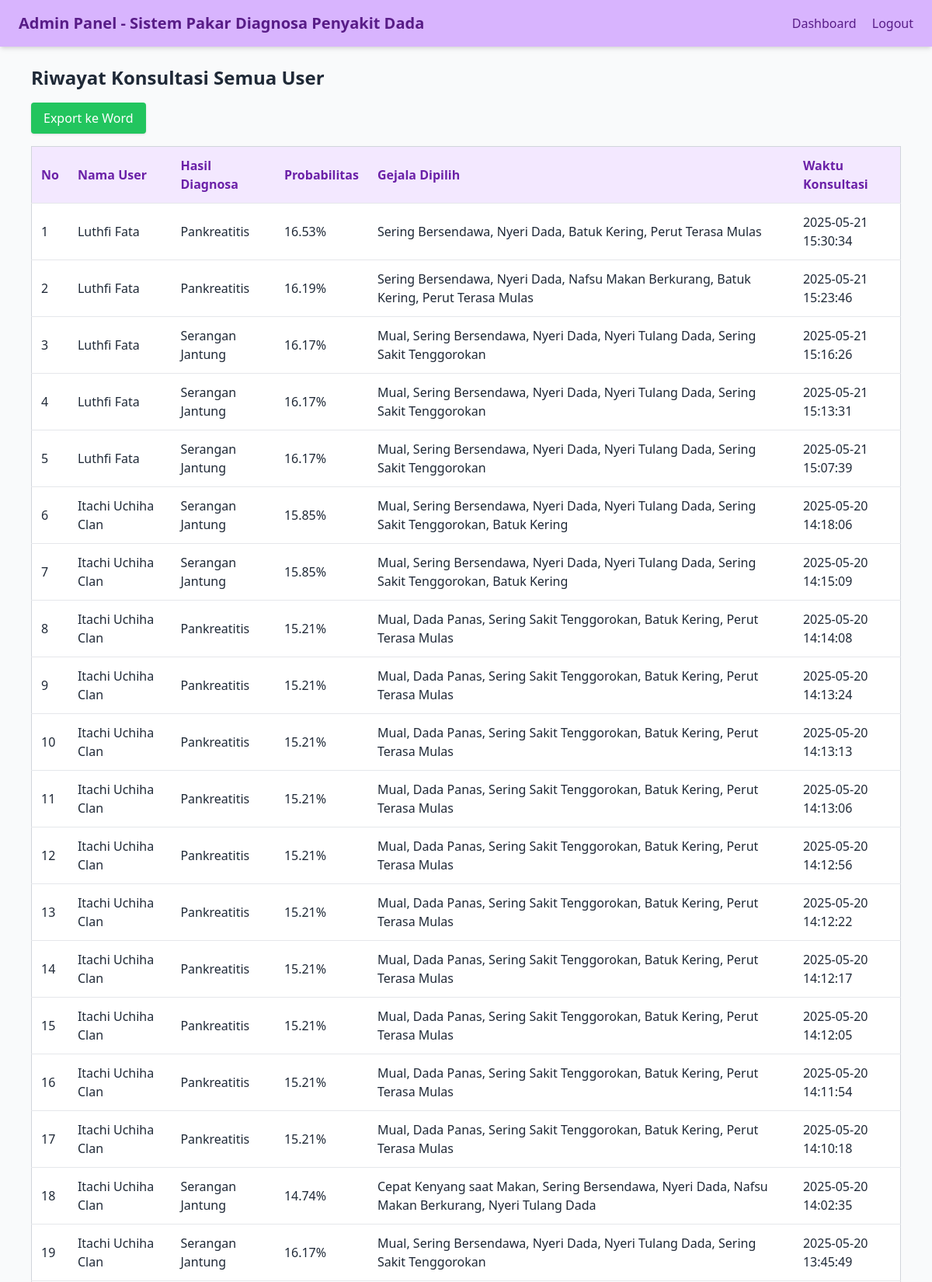
/Admin/riwayat_konsultasi.php (signed in, upper part), run on the app's committed database.
### tables this page shows
CREATE TABLE `riwayat_konsultasi` (
  `id_riwayat` int NOT NULL,
  `id_user` int NOT NULL,
  `gejala_dipilih` text NOT NULL,
  `hasil_diagnosa` varchar(255) NOT NULL,
  `probabilitas` float NOT NULL,
  `kode_penyakit` varchar(10) DEFAULT NULL,
  `waktu_konsultasi` timestamp NULL DEFAULT CURRENT_TIMESTAMP
);

CREATE TABLE `user` (
  `id_user` int NOT NULL,
  `nama` varchar(100) NOT NULL,
  `username` varchar(50) NOT NULL,
  `password` varchar(255) NOT NULL,
  `role` enum('admin','user') NOT NULL
);

### Admin/riwayat_konsultasi.php (the view, shortened to what this page needs)
<?php
    include '../Auth/connect.php';
    $penyakit = [];
    $sqlPenyakit = "SELECT kode_penyakit, nama_penyakit FROM penyakit";
    $resultPenyakit = $conn->query($sqlPenyakit);
    while ($row = $resultPenyakit->fetch_assoc()) {
        $penyakit[$row['kode_penyakit']] = $row['nama_penyakit'];
    }
    $totalPenyakit = count($penyakit);
    $daftarGejala = [];
    $sqlGejala = "SELECT kode_gejala, nama_gejala FROM gejala";
    $resultGejala = $conn->query($sqlGejala);
    while ($row = $resultGejala->fetch_assoc()) {
        $daftarGejala[$row['kode_gejala']] = $row['nama_gejala'];
    }
    $totalGejala = count($daftarGejala);
    $relasiPenyakitGejala = [];
    $sqlRelasi = "SELECT kode_penyakit, kode_gejala FROM penyakit_gejala";
    $resultRelasi = $conn->query($sqlRelasi);
    while ($row = $resultRelasi->fetch_assoc()) {
        if (!isset($relasiPenyakitGejala[$row['kode_penyakit']])) {
            $relasiPenyakitGejala[$row['kode_penyakit']] = [];
        }
        $relasiPenyakitGejala[$row['kode_penyakit']][] = $row['kode_gejala'];
    }
    function hitungProbabilitasPenyakit($gejalaDipilih, $relasiPenyakitGejala, $totalPenyakit, $totalGejala, $penyakit) {
        $hasilPerhitungan = [];
        foreach ($penyakit as $kodePenyakit => $namaPenyakit) {
            $priorProbability = 1 / $totalPenyakit;
            $posteriorProbability = $priorProbability;
            foreach ($gejalaDipilih as $gejala) {
                $nc = in_array($gejala, $relasiPenyakitGejala[$kodePenyakit] ?? []) ? 1 : 0;
                $n = 1;
                $m = $totalGejala;
                $p = $priorProbability;
                $likelihood = (($nc + $m) * $p) / ($n + $m);
                $posteriorProbability *= $likelihood;
            }
            $hasilPerhitungan[$kodePenyakit] = $posteriorProbability;
        }
        return $hasilPerhitungan;
    }
    $sql = "SELECT r.*, u.nama
            FROM riwayat_konsultasi r
            JOIN user u ON r.id_user = u.id_user
            ORDER BY r.waktu_konsultasi DESC";
    $result = $conn->query($sql);
    $riwayat = [];
    if ($result->num_rows > 0) {
        while ($row = $result->fetch_assoc()) {
            $gejalaDipilih = json_decode($row['gejala_dipilih']);
            $hasilPerhitungan = hitungProbabilitasPenyakit($gejalaDipilih, $relasiPenyakitGejala, $totalPenyakit, $totalGejala, $penyakit);
            $totalProb = array_sum($hasilPerhitungan);
            if (isset($row['kode_penyakit']) && isset($hasilPerhitungan[$row['kode_penyakit']])) {
                $probabilitasNormalisasi = ($totalProb > 0) ? ($hasilPerhitungan[$row['kode_penyakit']] / $totalProb) * 100 : 0;
            } else {
                $probabilitasNormalisasi = ($totalProb > 0) ? ($row['probabilitas'] / $totalProb) * 100 : 0;
            }
            $row['probabilitas_normalized'] = $probabilitasNormalisasi;
            $riwayat[] = $row;
        }
    }
?>
<!DOCTYPE html>
<html lang="id">
    <head>
        <script src="https://cdn.tailwindcss.com"></script>
    </head>
    <body class="bg-gray-50 text-gray-800">
        <nav class="flex items-center justify-between bg-purple-300 text-purple-900 px-6 py-4 shadow-md">
            <h2 class="text-xl font-bold">Admin Panel - Sistem Pakar Diagnosa Penyakit Dada</h2>
            <div class="space-x-4">
                <a href="dashboard_admin.php" class="hover:underline font-medium">Dashboard</a>
                <a href="../Auth/logout.php" class="hover:underline font-medium">Logout</a>
            </div>
        </nav>
        <div class="max-w-6xl mx-auto px-4 py-6">
            <h1 class="text-2xl font-semibold mb-4">Riwayat Konsultasi Semua User</h1>
            <a href="export_word.php" target="_blank" class="inline-block mb-4 bg-green-500 hover:bg-green-600 text-white px-4 py-2 rounded shadow transition">
                Export ke Word
            </a>
            <?php if (count($riwayat) > 0): ?>
                <div class="overflow-x-auto">
                    <table class="min-w-full bg-white border border-gray-300 shadow-sm rounded">
                        <thead class="bg-purple-100 text-purple-800 text-left">
                            <tr>
                                <th class="p-3 border-b">No</th>
                                <th class="p-3 border-b">Nama User</th>
                                <th class="p-3 border-b">Hasil Diagnosa</th>
                                <th class="p-3 border-b">Probabilitas</th>
                                <th class="p-3 border-b">Gejala Dipilih</th>
                                <th class="p-3 border-b">Waktu Konsultasi</th>
                            </tr>
                        </thead>
                        <tbody>
                            <?php foreach ($riwayat as $index => $r): ?>
                                <tr class="hover:bg-purple-50">
                                    <td class="p-3 border-b"><?= $index + 1; ?></td>
                                    <td class="p-3 border-b"><?= htmlspecialchars($r['nama']); ?></td>
                                    <td class="p-3 border-b"><?= htmlspecialchars($r['hasil_diagnosa']); ?></td>
                                    <td class="p-3 border-b"><?= round($r['probabilitas_normalized'], 2); ?>%</td>
                                    <td class="p-3 border-b">
                                        <?php
                                        $gejalaList = json_decode($r['gejala_dipilih']);
                                        $namaGejalaList = [];
                                        foreach ($gejalaList as $kodeGejala) {
                                            $namaGejalaList[] = isset($daftarGejala[$kodeGejala]) ?
                                                $daftarGejala[$kodeGejala] : $kodeGejala;
                                        }
                                        echo htmlspecialchars(implode(', ', $namaGejalaList));
                                        ?>
                                    </td>
                                    <td class="p-3 border-b"><?= $r['waktu_konsultasi']; ?></td>
                                </tr>
                            <?php endforeach; ?>
                        </tbody>
                    </table>
                </div>
            <?php else: ?>
                <p class="text-gray-600 mt-4">Tidak ada riwayat konsultasi.</p>
            <?php endif; ?>
        </div>
    </body>
</html>

### data on the page
riwayat_konsultasi: id_user.nama "Luthfi Fata", hasil_diagnosa "Pankreatitis", probabilitas_normalized "16.53", namaGejalaList "Sering Bersendawa, Nyeri Dada, Batuk Kering, Perut Terasa Mulas", waktu_konsultasi "2025-05-21 15:30:34"
riwayat_konsultasi: id_user.nama "Luthfi Fata", hasil_diagnosa "Pankreatitis", probabilitas_normalized "16.19", namaGejalaList "Sering Bersendawa, Nyeri Dada, Nafsu Makan Berkurang, Batuk Kering, Perut Terasa Mulas", waktu_konsultasi "2025-05-21 15:23:46"
riwayat_konsultasi: id_user.nama "Luthfi Fata", hasil_diagnosa "Serangan Jantung", probabilitas_normalized "16.17", namaGejalaList "Mual, Sering Bersendawa, Nyeri Dada, Nyeri Tulang Dada, Sering Sakit Tenggorokan", waktu_konsultasi "2025-05-21 15:16:26"
riwayat_konsultasi: id_user.nama "Luthfi Fata", hasil_diagnosa "Serangan Jantung", probabilitas_normalized "16.17", namaGejalaList "Mual, Sering Bersendawa, Nyeri Dada, Nyeri Tulang Dada, Sering Sakit Tenggorokan", waktu_konsultasi "2025-05-21 15:13:31"
riwayat_konsultasi: id_user.nama "Luthfi Fata", hasil_diagnosa "Serangan Jantung", probabilitas_normalized "16.17", namaGejalaList "Mual, Sering Bersendawa, Nyeri Dada, Nyeri Tulang Dada, Sering Sakit Tenggorokan", waktu_konsultasi "2025-05-21 15:07:39"
riwayat_konsultasi: id_user.nama "Itachi Uchiha Clan", hasil_diagnosa "Serangan Jantung", probabilitas_normalized "15.85", namaGejalaList "Mual, Sering Bersendawa, Nyeri Dada, Nyeri Tulang Dada, Sering Sakit Tenggorokan, Batuk Kering", waktu_konsultasi "2025-05-20 14:18:06"
riwayat_konsultasi: id_user.nama "Itachi Uchiha Clan", hasil_diagnosa "Serangan Jantung", probabilitas_normalized "15.85", namaGejalaList "Mual, Sering Bersendawa, Nyeri Dada, Nyeri Tulang Dada, Sering Sakit Tenggorokan, Batuk Kering", waktu_konsultasi "2025-05-20 14:15:09"
riwayat_konsultasi: id_user.nama "Itachi Uchiha Clan", hasil_diagnosa "Pankreatitis", probabilitas_normalized "15.21", namaGejalaList "Mual, Dada Panas, Sering Sakit Tenggorokan, Batuk Kering, Perut Terasa Mulas", waktu_konsultasi "2025-05-20 14:14:08"
riwayat_konsultasi: id_user.nama "Itachi Uchiha Clan", hasil_diagnosa "Pankreatitis", probabilitas_normalized "15.21", namaGejalaList "Mual, Dada Panas, Sering Sakit Tenggorokan, Batuk Kering, Perut Terasa Mulas", waktu_konsultasi "2025-05-20 14:13:24"
riwayat_konsultasi: id_user.nama "Itachi Uchiha Clan", hasil_diagnosa "Pankreatitis", probabilitas_normalized "15.21", namaGejalaList "Mual, Dada Panas, Sering Sakit Tenggorokan, Batuk Kering, Perut Terasa Mulas", waktu_konsultasi "2025-05-20 14:13:13"
riwayat_konsultasi: id_user.nama "Itachi Uchiha Clan", hasil_diagnosa "Pankreatitis", probabilitas_normalized "15.21", namaGejalaList "Mual, Dada Panas, Sering Sakit Tenggorokan, Batuk Kering, Perut Terasa Mulas", waktu_konsultasi "2025-05-20 14:13:06"
riwayat_konsultasi: id_user.nama "Itachi Uchiha Clan", hasil_diagnosa "Pankreatitis", probabilitas_normalized "15.21", namaGejalaList "Mual, Dada Panas, Sering Sakit Tenggorokan, Batuk Kering, Perut Terasa Mulas", waktu_konsultasi "2025-05-20 14:12:56"
riwayat_konsultasi: id_user.nama "Itachi Uchiha Clan", hasil_diagnosa "Pankreatitis", probabilitas_normalized "15.21", namaGejalaList "Mual, Dada Panas, Sering Sakit Tenggorokan, Batuk Kering, Perut Terasa Mulas", waktu_konsultasi "2025-05-20 14:12:22"
riwayat_konsultasi: id_user.nama "Itachi Uchiha Clan", hasil_diagnosa "Pankreatitis", probabilitas_normalized "15.21", namaGejalaList "Mual, Dada Panas, Sering Sakit Tenggorokan, Batuk Kering, Perut Terasa Mulas", waktu_konsultasi "2025-05-20 14:12:17"
riwayat_konsultasi: id_user.nama "Itachi Uchiha Clan", hasil_diagnosa "Pankreatitis", probabilitas_normalized "15.21", namaGejalaList "Mual, Dada Panas, Sering Sakit Tenggorokan, Batuk Kering, Perut Terasa Mulas", waktu_konsultasi "2025-05-20 14:12:05"
riwayat_konsultasi: id_user.nama "Itachi Uchiha Clan", hasil_diagnosa "Pankreatitis", probabilitas_normalized "15.21", namaGejalaList "Mual, Dada Panas, Sering Sakit Tenggorokan, Batuk Kering, Perut Terasa Mulas", waktu_konsultasi "2025-05-20 14:11:54"
riwayat_konsultasi: id_user.nama "Itachi Uchiha Clan", hasil_diagnosa "Pankreatitis", probabilitas_normalized "15.21", namaGejalaList "Mual, Dada Panas, Sering Sakit Tenggorokan, Batuk Kering, Perut Terasa Mulas", waktu_konsultasi "2025-05-20 14:10:18"
riwayat_konsultasi: id_user.nama "Itachi Uchiha Clan", hasil_diagnosa "Serangan Jantung", probabilitas_normalized "14.74", namaGejalaList "Cepat Kenyang saat Makan, Sering Bersendawa, Nyeri Dada, Nafsu Makan Berkurang, Nyeri Tulang Dada", waktu_konsultasi "2025-05-20 14:02:35"
riwayat_konsultasi: id_user.nama "Itachi Uchiha Clan", hasil_diagnosa "Serangan Jantung", probabilitas_normalized "16.17", namaGejalaList "Mual, Sering Bersendawa, Nyeri Dada, Nyeri Tulang Dada, Sering Sakit Tenggorokan", waktu_konsultasi "2025-05-20 13:45:49"
